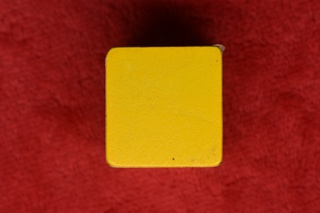
#> input picture Setup/2_image_dataset_config/C_Image_Preprocessing/image_transformation_extra_scripts/3.draw_picture/yellow-block.jpg, 320 x 213 px
$ jupyter execute 02_binarization.ipynb
#> lines starting #> are read from the running program, lines starting #| are printed output that depends on the picture; after the words box and inside, x2 and y2 are one past the last pixel; in counts of white or black regions, pixels touching at a corner belong together
[cell 1]
import cv2
import numpy as np
import matplotlib.pyplot as plt
img = cv2.imread('yellow-block.jpg',1)
#> img is the input picture: shape (213, 320, 3); mean B, G, R 16.7, 52, 150.2

GrayImage = cv2.cvtColor(img, cv2.COLOR_BGR2GRAY)
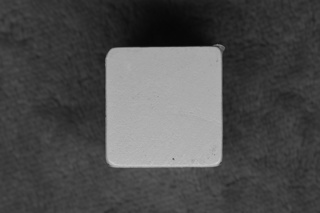
#> GrayImage: shape (213, 320); min 7, max 203, mean 77.4
#GrayImage = np.array(dst).reshape(800,800).astype(np.uint8)

ret,thresh1=cv2.threshold(GrayImage,10,255,cv2.THRESH_BINARY)
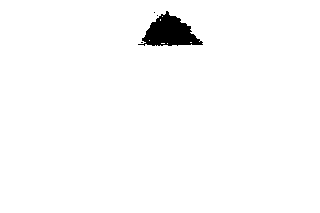
#> thresh1: shape (213, 320); 98.2% white; 4 black regions (3 under 20 px), largest, box (x1, y1, x2, y2) and area: (138, 11, 203, 46) 1246
ret,thresh2=cv2.threshold(GrayImage,10,255,cv2.THRESH_BINARY_INV)
ret,thresh3=cv2.threshold(GrayImage,10,255,cv2.THRESH_TRUNC)
ret,thresh4=cv2.threshold(GrayImage,10,255,cv2.THRESH_TOZERO)
ret,thresh5=cv2.threshold(GrayImage,10,255,cv2.THRESH_TOZERO_INV)
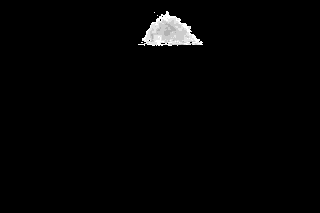
#> thresh5: shape (213, 320); min 0, max 10, mean 0.161; drawn with min black and max white
titles = ['Gray Image','BINARY','BINARY_INV','TRUNC','TOZERO','TOZERO_INV']
images = [GrayImage, thresh1, thresh2, thresh3, thresh4, thresh5]
for i in range(6):
   plt.subplot(2,3,i+1),plt.imshow(images[i],'gray')
   plt.title(titles[i])
   plt.xticks([]),plt.yticks([])
plt.show()
